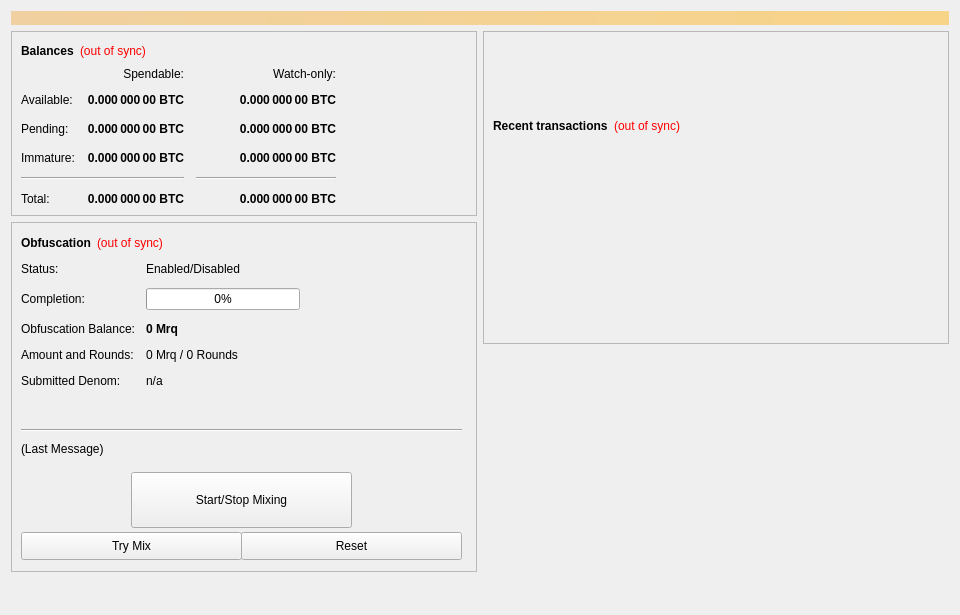
<?xml version="1.0" encoding="UTF-8"?>
<ui version="4.0">
 <class>OverviewPage</class>
 <widget class="QWidget" name="OverviewPage">
  <property name="geometry">
   <rect>
    <x>0</x>
    <y>0</y>
    <width>960</width>
    <height>615</height>
   </rect>
  </property>
  <property name="minimumSize">
   <size>
    <width>960</width>
    <height>0</height>
   </size>
  </property>
  <property name="windowTitle">
   <string>Form</string>
  </property>
  <layout class="QVBoxLayout" name="topLayout">
   <item>
    <widget class="QLabel" name="labelAlerts">
     <property name="visible">
      <bool>false</bool>
     </property>
     <property name="styleSheet">
      <string notr="true">background-color: qlineargradient(x1: 0, y1: 0, x2: 1, y2: 0, stop:0 #F0D0A0, stop:1 #F8D488); color:#000000;</string>
     </property>
     <property name="wordWrap">
      <bool>true</bool>
     </property>
     <property name="margin">
      <number>3</number>
     </property>
    </widget>
   </item>
   <item>
    <layout class="QHBoxLayout" name="horizontalLayout" stretch="1,1">
     <item>
      <layout class="QVBoxLayout" name="verticalLayout_2">
       <item>
        <widget class="QFrame" name="frame">
         <property name="frameShape">
          <enum>QFrame::StyledPanel</enum>
         </property>
         <property name="frameShadow">
          <enum>QFrame::Raised</enum>
         </property>
         <layout class="QVBoxLayout" name="verticalLayout_4">
          <item>
           <layout class="QHBoxLayout" name="horizontalLayout_4">
            <item>
             <widget class="QLabel" name="label_5">
              <property name="font">
               <font>
                <weight>75</weight>
                <bold>true</bold>
               </font>
              </property>
              <property name="text">
               <string>Balances</string>
              </property>
             </widget>
            </item>
            <item>
             <widget class="QLabel" name="labelWalletStatus">
              <property name="cursor">
               <cursorShape>WhatsThisCursor</cursorShape>
              </property>
              <property name="toolTip">
               <string>The displayed information may be out of date. Your wallet automatically synchronizes with the MRQ network after a connection is established, but this process has not completed yet.</string>
              </property>
              <property name="styleSheet">
               <string notr="true">QLabel { color: red; }</string>
              </property>
              <property name="text">
               <string notr="true">(out of sync)</string>
              </property>
              <property name="alignment">
               <set>Qt::AlignLeading|Qt::AlignLeft|Qt::AlignVCenter</set>
              </property>
             </widget>
            </item>
            <item>
             <spacer name="horizontalSpacer_3">
              <property name="orientation">
               <enum>Qt::Horizontal</enum>
              </property>
              <property name="sizeHint" stdset="0">
               <size>
                <width>40</width>
                <height>20</height>
               </size>
              </property>
             </spacer>
            </item>
           </layout>
          </item>
          <item>
           <layout class="QGridLayout" name="gridLayout">
            <property name="spacing">
             <number>12</number>
            </property>
            <item row="2" column="2">
             <widget class="QLabel" name="labelWatchPending">
              <property name="font">
               <font>
                <weight>75</weight>
                <bold>true</bold>
               </font>
              </property>
              <property name="cursor">
               <cursorShape>IBeamCursor</cursorShape>
              </property>
              <property name="toolTip">
               <string>Unconfirmed transactions to watch-only addresses</string>
              </property>
              <property name="text">
               <string notr="true">0.000 000 00 BTC</string>
              </property>
              <property name="alignment">
               <set>Qt::AlignRight|Qt::AlignTrailing|Qt::AlignVCenter</set>
              </property>
              <property name="textInteractionFlags">
               <set>Qt::LinksAccessibleByMouse|Qt::TextSelectableByKeyboard|Qt::TextSelectableByMouse</set>
              </property>
             </widget>
            </item>
            <item row="2" column="1">
             <widget class="QLabel" name="labelUnconfirmed">
              <property name="font">
               <font>
                <weight>75</weight>
                <bold>true</bold>
               </font>
              </property>
              <property name="cursor">
               <cursorShape>IBeamCursor</cursorShape>
              </property>
              <property name="toolTip">
               <string>Total of transactions that have yet to be confirmed, and do not yet count toward the spendable balance</string>
              </property>
              <property name="text">
               <string notr="true">0.000 000 00 BTC</string>
              </property>
              <property name="alignment">
               <set>Qt::AlignRight|Qt::AlignTrailing|Qt::AlignVCenter</set>
              </property>
              <property name="textInteractionFlags">
               <set>Qt::LinksAccessibleByMouse|Qt::TextSelectableByKeyboard|Qt::TextSelectableByMouse</set>
              </property>
             </widget>
            </item>
            <item row="3" column="2">
             <widget class="QLabel" name="labelWatchImmature">
              <property name="font">
               <font>
                <weight>75</weight>
                <bold>true</bold>
               </font>
              </property>
              <property name="cursor">
               <cursorShape>IBeamCursor</cursorShape>
              </property>
              <property name="toolTip">
               <string>Staked or masternode rewards in watch-only addresses that has not yet matured</string>
              </property>
              <property name="text">
               <string notr="true">0.000 000 00 BTC</string>
              </property>
              <property name="alignment">
               <set>Qt::AlignRight|Qt::AlignTrailing|Qt::AlignVCenter</set>
              </property>
              <property name="textInteractionFlags">
               <set>Qt::LinksAccessibleByMouse|Qt::TextSelectableByKeyboard|Qt::TextSelectableByMouse</set>
              </property>
             </widget>
            </item>
            <item row="4" column="0" colspan="2">
             <widget class="Line" name="lineSpendableBalance">
              <property name="orientation">
               <enum>Qt::Horizontal</enum>
              </property>
             </widget>
            </item>
            <item row="4" column="2">
             <widget class="Line" name="lineWatchBalance">
              <property name="sizePolicy">
               <sizepolicy hsizetype="Preferred" vsizetype="Fixed">
                <horstretch>0</horstretch>
                <verstretch>0</verstretch>
               </sizepolicy>
              </property>
              <property name="minimumSize">
               <size>
                <width>140</width>
                <height>0</height>
               </size>
              </property>
              <property name="orientation">
               <enum>Qt::Horizontal</enum>
              </property>
             </widget>
            </item>
            <item row="5" column="0">
             <widget class="QLabel" name="labelTotalText">
              <property name="text">
               <string>Total:</string>
              </property>
             </widget>
            </item>
            <item row="3" column="1">
             <widget class="QLabel" name="labelImmature">
              <property name="font">
               <font>
                <weight>75</weight>
                <bold>true</bold>
               </font>
              </property>
              <property name="cursor">
               <cursorShape>IBeamCursor</cursorShape>
              </property>
              <property name="toolTip">
               <string>Staked or masternode rewards that has not yet matured</string>
              </property>
              <property name="text">
               <string notr="true">0.000 000 00 BTC</string>
              </property>
              <property name="alignment">
               <set>Qt::AlignRight|Qt::AlignTrailing|Qt::AlignVCenter</set>
              </property>
              <property name="textInteractionFlags">
               <set>Qt::LinksAccessibleByMouse|Qt::TextSelectableByKeyboard|Qt::TextSelectableByMouse</set>
              </property>
             </widget>
            </item>
            <item row="2" column="3">
             <spacer name="horizontalSpacer_2">
              <property name="orientation">
               <enum>Qt::Horizontal</enum>
              </property>
              <property name="sizeHint" stdset="0">
               <size>
                <width>40</width>
                <height>20</height>
               </size>
              </property>
             </spacer>
            </item>
            <item row="3" column="0">
             <widget class="QLabel" name="labelImmatureText">
              <property name="text">
               <string>Immature:</string>
              </property>
             </widget>
            </item>
            <item row="5" column="1">
             <widget class="QLabel" name="labelTotal">
              <property name="font">
               <font>
                <weight>75</weight>
                <bold>true</bold>
               </font>
              </property>
              <property name="cursor">
               <cursorShape>IBeamCursor</cursorShape>
              </property>
              <property name="toolTip">
               <string>Your current total balance</string>
              </property>
              <property name="text">
               <string notr="true">0.000 000 00 BTC</string>
              </property>
              <property name="alignment">
               <set>Qt::AlignRight|Qt::AlignTrailing|Qt::AlignVCenter</set>
              </property>
              <property name="textInteractionFlags">
               <set>Qt::LinksAccessibleByMouse|Qt::TextSelectableByKeyboard|Qt::TextSelectableByMouse</set>
              </property>
             </widget>
            </item>
            <item row="5" column="2">
             <widget class="QLabel" name="labelWatchTotal">
              <property name="font">
               <font>
                <weight>75</weight>
                <bold>true</bold>
               </font>
              </property>
              <property name="cursor">
               <cursorShape>IBeamCursor</cursorShape>
              </property>
              <property name="toolTip">
               <string>Current total balance in watch-only addresses</string>
              </property>
              <property name="text">
               <string notr="true">0.000 000 00 BTC</string>
              </property>
              <property name="alignment">
               <set>Qt::AlignRight|Qt::AlignTrailing|Qt::AlignVCenter</set>
              </property>
              <property name="textInteractionFlags">
               <set>Qt::LinksAccessibleByMouse|Qt::TextSelectableByKeyboard|Qt::TextSelectableByMouse</set>
              </property>
             </widget>
            </item>
            <item row="0" column="2">
             <widget class="QLabel" name="labelWatchonly">
              <property name="text">
               <string>Watch-only:</string>
              </property>
              <property name="alignment">
               <set>Qt::AlignRight|Qt::AlignTrailing|Qt::AlignVCenter</set>
              </property>
             </widget>
            </item>
            <item row="1" column="0">
             <widget class="QLabel" name="labelBalanceText">
              <property name="text">
               <string>Available:</string>
              </property>
             </widget>
            </item>
            <item row="1" column="1">
             <widget class="QLabel" name="labelBalance">
              <property name="font">
               <font>
                <weight>75</weight>
                <bold>true</bold>
               </font>
              </property>
              <property name="cursor">
               <cursorShape>IBeamCursor</cursorShape>
              </property>
              <property name="toolTip">
               <string>Your current spendable balance</string>
              </property>
              <property name="text">
               <string notr="true">0.000 000 00 BTC</string>
              </property>
              <property name="alignment">
               <set>Qt::AlignRight|Qt::AlignTrailing|Qt::AlignVCenter</set>
              </property>
              <property name="textInteractionFlags">
               <set>Qt::LinksAccessibleByMouse|Qt::TextSelectableByKeyboard|Qt::TextSelectableByMouse</set>
              </property>
             </widget>
            </item>
            <item row="1" column="2">
             <widget class="QLabel" name="labelWatchAvailable">
              <property name="font">
               <font>
                <weight>75</weight>
                <bold>true</bold>
               </font>
              </property>
              <property name="cursor">
               <cursorShape>IBeamCursor</cursorShape>
              </property>
              <property name="toolTip">
               <string>Your current balance in watch-only addresses</string>
              </property>
              <property name="text">
               <string notr="true">0.000 000 00 BTC</string>
              </property>
              <property name="alignment">
               <set>Qt::AlignRight|Qt::AlignTrailing|Qt::AlignVCenter</set>
              </property>
              <property name="textInteractionFlags">
               <set>Qt::LinksAccessibleByMouse|Qt::TextSelectableByKeyboard|Qt::TextSelectableByMouse</set>
              </property>
             </widget>
            </item>
            <item row="2" column="0">
             <widget class="QLabel" name="labelPendingText">
              <property name="text">
               <string>Pending:</string>
              </property>
             </widget>
            </item>
            <item row="0" column="1">
             <widget class="QLabel" name="labelSpendable">
              <property name="text">
               <string>Spendable:</string>
              </property>
              <property name="alignment">
               <set>Qt::AlignRight|Qt::AlignTrailing|Qt::AlignVCenter</set>
              </property>
             </widget>
            </item>
           </layout>
          </item>
         </layout>
        </widget>
       </item>
       <item>
        <widget class="QFrame" name="frameObfuscation">
         <property name="minimumSize">
          <size>
           <width>0</width>
           <height>350</height>
          </size>
         </property>
         <property name="layoutDirection">
          <enum>Qt::LeftToRight</enum>
         </property>
         <property name="frameShape">
          <enum>QFrame::StyledPanel</enum>
         </property>
         <property name="frameShadow">
          <enum>QFrame::Raised</enum>
         </property>
         <widget class="QWidget" name="formLayoutWidget">
          <property name="geometry">
           <rect>
            <x>10</x>
            <y>40</y>
            <width>451</width>
            <height>161</height>
           </rect>
          </property>
          <layout class="QFormLayout" name="formLayout">
           <property name="fieldGrowthPolicy">
            <enum>QFormLayout::AllNonFixedFieldsGrow</enum>
           </property>
           <property name="horizontalSpacing">
            <number>11</number>
           </property>
           <property name="verticalSpacing">
            <number>12</number>
           </property>
           <item row="0" column="0">
            <widget class="QLabel" name="label_6">
             <property name="text">
              <string>Status:</string>
             </property>
            </widget>
           </item>
           <item row="1" column="0">
            <widget class="QLabel" name="label_7">
             <property name="text">
              <string>Completion:</string>
             </property>
            </widget>
           </item>
           <item row="1" column="1">
            <widget class="QProgressBar" name="obfuscationProgress">
             <property name="maximumSize">
              <size>
               <width>154</width>
               <height>16777215</height>
              </size>
             </property>
             <property name="value">
              <number>0</number>
             </property>
            </widget>
           </item>
           <item row="2" column="0">
            <widget class="QLabel" name="labelAnonymizedText">
             <property name="text">
              <string>Obfuscation Balance:</string>
             </property>
            </widget>
           </item>
           <item row="2" column="1">
            <widget class="QLabel" name="labelAnonymized">
             <property name="font">
              <font>
               <weight>75</weight>
               <bold>true</bold>
              </font>
             </property>
             <property name="text">
              <string notr="true">0 Mrq</string>
             </property>
            </widget>
           </item>
           <item row="3" column="0">
            <widget class="QLabel" name="label_8">
             <property name="text">
              <string>Amount and Rounds:</string>
             </property>
            </widget>
           </item>
           <item row="3" column="1">
            <widget class="QLabel" name="labelAmountRounds">
             <property name="text">
              <string>0 Mrq / 0 Rounds</string>
             </property>
            </widget>
           </item>
           <item row="4" column="0">
            <widget class="QLabel" name="label_9">
             <property name="text">
              <string>Submitted Denom:</string>
             </property>
            </widget>
           </item>
           <item row="4" column="1">
            <widget class="QLabel" name="labelSubmittedDenom">
             <property name="toolTip">
              <string>The denominations you submitted to the Masternode.&lt;br&gt;To mix, other users must submit the exact same denominations.</string>
             </property>
             <property name="text">
              <string>n/a</string>
             </property>
            </widget>
           </item>
           <item row="0" column="1">
            <widget class="QLabel" name="obfuscationEnabled">
             <property name="text">
              <string>Enabled/Disabled</string>
             </property>
            </widget>
           </item>
          </layout>
         </widget>
         <widget class="QPushButton" name="runAutoDenom">
          <property name="geometry">
           <rect>
            <x>251</x>
            <y>17</y>
            <width>1</width>
            <height>1</height>
           </rect>
          </property>
          <property name="palette">
           <palette>
            <active>
             <colorrole role="WindowText">
              <brush brushstyle="SolidPattern">
               <color alpha="255">
                <red>0</red>
                <green>0</green>
                <blue>0</blue>
               </color>
              </brush>
             </colorrole>
             <colorrole role="Button">
              <brush brushstyle="SolidPattern">
               <color alpha="255">
                <red>239</red>
                <green>238</green>
                <blue>238</blue>
               </color>
              </brush>
             </colorrole>
             <colorrole role="Light">
              <brush brushstyle="SolidPattern">
               <color alpha="255">
                <red>255</red>
                <green>255</green>
                <blue>255</blue>
               </color>
              </brush>
             </colorrole>
             <colorrole role="Midlight">
              <brush brushstyle="SolidPattern">
               <color alpha="255">
                <red>247</red>
                <green>246</green>
                <blue>246</blue>
               </color>
              </brush>
             </colorrole>
             <colorrole role="Dark">
              <brush brushstyle="SolidPattern">
               <color alpha="255">
                <red>119</red>
                <green>119</green>
                <blue>119</blue>
               </color>
              </brush>
             </colorrole>
             <colorrole role="Mid">
              <brush brushstyle="SolidPattern">
               <color alpha="255">
                <red>159</red>
                <green>159</green>
                <blue>159</blue>
               </color>
              </brush>
             </colorrole>
             <colorrole role="Text">
              <brush brushstyle="SolidPattern">
               <color alpha="255">
                <red>0</red>
                <green>0</green>
                <blue>0</blue>
               </color>
              </brush>
             </colorrole>
             <colorrole role="BrightText">
              <brush brushstyle="SolidPattern">
               <color alpha="255">
                <red>255</red>
                <green>255</green>
                <blue>255</blue>
               </color>
              </brush>
             </colorrole>
             <colorrole role="ButtonText">
              <brush brushstyle="SolidPattern">
               <color alpha="255">
                <red>0</red>
                <green>0</green>
                <blue>0</blue>
               </color>
              </brush>
             </colorrole>
             <colorrole role="Base">
              <brush brushstyle="SolidPattern">
               <color alpha="255">
                <red>255</red>
                <green>255</green>
                <blue>255</blue>
               </color>
              </brush>
             </colorrole>
             <colorrole role="Window">
              <brush brushstyle="SolidPattern">
               <color alpha="255">
                <red>239</red>
                <green>238</green>
                <blue>238</blue>
               </color>
              </brush>
             </colorrole>
             <colorrole role="Shadow">
              <brush brushstyle="SolidPattern">
               <color alpha="255">
                <red>0</red>
                <green>0</green>
                <blue>0</blue>
               </color>
              </brush>
             </colorrole>
             <colorrole role="AlternateBase">
              <brush brushstyle="SolidPattern">
               <color alpha="255">
                <red>247</red>
                <green>246</green>
                <blue>246</blue>
               </color>
              </brush>
             </colorrole>
             <colorrole role="ToolTipBase">
              <brush brushstyle="SolidPattern">
               <color alpha="255">
                <red>255</red>
                <green>255</green>
                <blue>220</blue>
               </color>
              </brush>
             </colorrole>
             <colorrole role="ToolTipText">
              <brush brushstyle="SolidPattern">
               <color alpha="255">
                <red>0</red>
                <green>0</green>
                <blue>0</blue>
               </color>
              </brush>
             </colorrole>
            </active>
            <inactive>
             <colorrole role="WindowText">
              <brush brushstyle="SolidPattern">
               <color alpha="255">
                <red>0</red>
                <green>0</green>
                <blue>0</blue>
               </color>
              </brush>
             </colorrole>
             <colorrole role="Button">
              <brush brushstyle="SolidPattern">
               <color alpha="255">
                <red>239</red>
                <green>238</green>
                <blue>238</blue>
               </color>
              </brush>
             </colorrole>
             <colorrole role="Light">
              <brush brushstyle="SolidPattern">
               <color alpha="255">
                <red>255</red>
                <green>255</green>
                <blue>255</blue>
               </color>
              </brush>
             </colorrole>
             <colorrole role="Midlight">
              <brush brushstyle="SolidPattern">
               <color alpha="255">
                <red>247</red>
                <green>246</green>
                <blue>246</blue>
               </color>
              </brush>
             </colorrole>
             <colorrole role="Dark">
              <brush brushstyle="SolidPattern">
               <color alpha="255">
                <red>119</red>
                <green>119</green>
                <blue>119</blue>
               </color>
              </brush>
             </colorrole>
             <colorrole role="Mid">
              <brush brushstyle="SolidPattern">
               <color alpha="255">
                <red>159</red>
                <green>159</green>
                <blue>159</blue>
               </color>
              </brush>
             </colorrole>
             <colorrole role="Text">
              <brush brushstyle="SolidPattern">
               <color alpha="255">
                <red>0</red>
                <green>0</green>
                <blue>0</blue>
               </color>
              </brush>
             </colorrole>
             <colorrole role="BrightText">
              <brush brushstyle="SolidPattern">
               <color alpha="255">
                <red>255</red>
                <green>255</green>
                <blue>255</blue>
               </color>
              </brush>
             </colorrole>
             <colorrole role="ButtonText">
              <brush brushstyle="SolidPattern">
               <color alpha="255">
                <red>0</red>
                <green>0</green>
                <blue>0</blue>
               </color>
              </brush>
             </colorrole>
             <colorrole role="Base">
              <brush brushstyle="SolidPattern">
               <color alpha="255">
                <red>255</red>
                <green>255</green>
                <blue>255</blue>
               </color>
              </brush>
             </colorrole>
             <colorrole role="Window">
              <brush brushstyle="SolidPattern">
               <color alpha="255">
                <red>239</red>
                <green>238</green>
                <blue>238</blue>
               </color>
              </brush>
             </colorrole>
             <colorrole role="Shadow">
              <brush brushstyle="SolidPattern">
               <color alpha="255">
                <red>0</red>
                <green>0</green>
                <blue>0</blue>
               </color>
              </brush>
             </colorrole>
             <colorrole role="AlternateBase">
              <brush brushstyle="SolidPattern">
               <color alpha="255">
                <red>247</red>
                <green>246</green>
                <blue>246</blue>
               </color>
              </brush>
             </colorrole>
             <colorrole role="ToolTipBase">
              <brush brushstyle="SolidPattern">
               <color alpha="255">
                <red>255</red>
                <green>255</green>
                <blue>220</blue>
               </color>
              </brush>
             </colorrole>
             <colorrole role="ToolTipText">
              <brush brushstyle="SolidPattern">
               <color alpha="255">
                <red>0</red>
                <green>0</green>
                <blue>0</blue>
               </color>
              </brush>
             </colorrole>
            </inactive>
            <disabled>
             <colorrole role="WindowText">
              <brush brushstyle="SolidPattern">
               <color alpha="255">
                <red>119</red>
                <green>119</green>
                <blue>119</blue>
               </color>
              </brush>
             </colorrole>
             <colorrole role="Button">
              <brush brushstyle="SolidPattern">
               <color alpha="255">
                <red>239</red>
                <green>238</green>
                <blue>238</blue>
               </color>
              </brush>
             </colorrole>
             <colorrole role="Light">
              <brush brushstyle="SolidPattern">
               <color alpha="255">
                <red>255</red>
                <green>255</green>
                <blue>255</blue>
               </color>
              </brush>
             </colorrole>
             <colorrole role="Midlight">
              <brush brushstyle="SolidPattern">
               <color alpha="255">
                <red>247</red>
                <green>246</green>
                <blue>246</blue>
               </color>
              </brush>
             </colorrole>
             <colorrole role="Dark">
              <brush brushstyle="SolidPattern">
               <color alpha="255">
                <red>119</red>
                <green>119</green>
                <blue>119</blue>
               </color>
              </brush>
             </colorrole>
             <colorrole role="Mid">
              <brush brushstyle="SolidPattern">
               <color alpha="255">
                <red>159</red>
                <green>159</green>
                <blue>159</blue>
               </color>
              </brush>
             </colorrole>
             <colorrole role="Text">
              <brush brushstyle="SolidPattern">
               <color alpha="255">
                <red>119</red>
                <green>119</green>
                <blue>119</blue>
               </color>
              </brush>
             </colorrole>
             <colorrole role="BrightText">
              <brush brushstyle="SolidPattern">
               <color alpha="255">
                <red>255</red>
                <green>255</green>
                <blue>255</blue>
               </color>
              </brush>
             </colorrole>
             <colorrole role="ButtonText">
              <brush brushstyle="SolidPattern">
               <color alpha="255">
                <red>119</red>
                <green>119</green>
                <blue>119</blue>
               </color>
              </brush>
             </colorrole>
             <colorrole role="Base">
              <brush brushstyle="SolidPattern">
               <color alpha="255">
                <red>239</red>
                <green>238</green>
                <blue>238</blue>
               </color>
              </brush>
             </colorrole>
             <colorrole role="Window">
              <brush brushstyle="SolidPattern">
               <color alpha="255">
                <red>239</red>
                <green>238</green>
                <blue>238</blue>
               </color>
              </brush>
             </colorrole>
             <colorrole role="Shadow">
              <brush brushstyle="SolidPattern">
               <color alpha="255">
                <red>0</red>
                <green>0</green>
                <blue>0</blue>
               </color>
              </brush>
             </colorrole>
             <colorrole role="AlternateBase">
              <brush brushstyle="SolidPattern">
               <color alpha="255">
                <red>239</red>
                <green>238</green>
                <blue>238</blue>
               </color>
              </brush>
             </colorrole>
             <colorrole role="ToolTipBase">
              <brush brushstyle="SolidPattern">
               <color alpha="255">
                <red>255</red>
                <green>255</green>
                <blue>220</blue>
               </color>
              </brush>
             </colorrole>
             <colorrole role="ToolTipText">
              <brush brushstyle="SolidPattern">
               <color alpha="255">
                <red>0</red>
                <green>0</green>
                <blue>0</blue>
               </color>
              </brush>
             </colorrole>
            </disabled>
           </palette>
          </property>
          <property name="focusPolicy">
           <enum>Qt::NoFocus</enum>
          </property>
          <property name="autoFillBackground">
           <bool>true</bool>
          </property>
          <property name="text">
           <string/>
          </property>
          <property name="flat">
           <bool>true</bool>
          </property>
         </widget>
         <widget class="QPushButton" name="toggleObfuscation">
          <property name="geometry">
           <rect>
            <x>120</x>
            <y>250</y>
            <width>221</width>
            <height>56</height>
           </rect>
          </property>
          <property name="sizePolicy">
           <sizepolicy hsizetype="MinimumExpanding" vsizetype="Fixed">
            <horstretch>0</horstretch>
            <verstretch>0</verstretch>
           </sizepolicy>
          </property>
          <property name="text">
           <string>Start/Stop Mixing</string>
          </property>
         </widget>
         <widget class="Line" name="lineLastMessage">
          <property name="geometry">
           <rect>
            <x>10</x>
            <y>200</y>
            <width>441</width>
            <height>16</height>
           </rect>
          </property>
          <property name="orientation">
           <enum>Qt::Horizontal</enum>
          </property>
         </widget>
         <widget class="QLabel" name="obfuscationStatus">
          <property name="geometry">
           <rect>
            <x>10</x>
            <y>220</y>
            <width>451</width>
            <height>61</height>
           </rect>
          </property>
          <property name="minimumSize">
           <size>
            <width>288</width>
            <height>43</height>
           </size>
          </property>
          <property name="text">
           <string>(Last Message)</string>
          </property>
          <property name="alignment">
           <set>Qt::AlignLeading|Qt::AlignLeft|Qt::AlignTop</set>
          </property>
          <property name="wordWrap">
           <bool>true</bool>
          </property>
         </widget>
         <widget class="QPushButton" name="obfuscationAuto">
          <property name="geometry">
           <rect>
            <x>10</x>
            <y>310</y>
            <width>221</width>
            <height>28</height>
           </rect>
          </property>
          <property name="sizePolicy">
           <sizepolicy hsizetype="MinimumExpanding" vsizetype="Fixed">
            <horstretch>0</horstretch>
            <verstretch>0</verstretch>
           </sizepolicy>
          </property>
          <property name="toolTip">
           <string>Try to manually submit a Obfuscation request.</string>
          </property>
          <property name="text">
           <string>Try Mix</string>
          </property>
         </widget>
         <widget class="QPushButton" name="obfuscationReset">
          <property name="geometry">
           <rect>
            <x>230</x>
            <y>310</y>
            <width>221</width>
            <height>28</height>
           </rect>
          </property>
          <property name="sizePolicy">
           <sizepolicy hsizetype="MinimumExpanding" vsizetype="Fixed">
            <horstretch>0</horstretch>
            <verstretch>0</verstretch>
           </sizepolicy>
          </property>
          <property name="toolTip">
           <string>Reset the current status of Obfuscation (can interrupt Obfuscation if it's in the process of Mixing, which can cost you money!)</string>
          </property>
          <property name="autoFillBackground">
           <bool>false</bool>
          </property>
          <property name="text">
           <string>Reset</string>
          </property>
         </widget>
         <widget class="QWidget" name="layoutWidget">
          <property name="geometry">
           <rect>
            <x>10</x>
            <y>10</y>
            <width>431</width>
            <height>22</height>
           </rect>
          </property>
          <layout class="QHBoxLayout" name="horizontalLayout_5">
           <item>
            <widget class="QLabel" name="label_2">
             <property name="font">
              <font>
               <weight>75</weight>
               <bold>true</bold>
              </font>
             </property>
             <property name="text">
              <string>Obfuscation</string>
             </property>
            </widget>
           </item>
           <item>
            <widget class="QLabel" name="labelObfuscationSyncStatus">
             <property name="toolTip">
              <string>The displayed information may be out of date. Your wallet automatically synchronizes with the MRQ network after a connection is established, but this process has not completed yet.</string>
             </property>
             <property name="styleSheet">
              <string notr="true">QLabel { color: red; }</string>
             </property>
             <property name="text">
              <string notr="true">(out of sync)</string>
             </property>
             <property name="alignment">
              <set>Qt::AlignLeading|Qt::AlignLeft|Qt::AlignVCenter</set>
             </property>
            </widget>
           </item>
           <item>
            <spacer name="horizontalSpacer_4">
             <property name="orientation">
              <enum>Qt::Horizontal</enum>
             </property>
             <property name="sizeHint" stdset="0">
              <size>
               <width>40</width>
               <height>20</height>
              </size>
             </property>
            </spacer>
           </item>
          </layout>
         </widget>
        </widget>
       </item>
       <item>
        <spacer name="verticalSpacer">
         <property name="orientation">
          <enum>Qt::Vertical</enum>
         </property>
         <property name="sizeHint" stdset="0">
          <size>
           <width>20</width>
           <height>40</height>
          </size>
         </property>
        </spacer>
       </item>
      </layout>
     </item>
     <item>
      <layout class="QVBoxLayout" name="verticalLayout_3">
       <item>
        <widget class="QFrame" name="frame_2">
         <property name="frameShape">
          <enum>QFrame::StyledPanel</enum>
         </property>
         <property name="frameShadow">
          <enum>QFrame::Raised</enum>
         </property>
         <layout class="QVBoxLayout" name="verticalLayout">
          <item>
           <spacer name="verticalSpacer_3">
            <property name="orientation">
             <enum>Qt::Vertical</enum>
            </property>
            <property name="sizeType">
             <enum>QSizePolicy::Fixed</enum>
            </property>
            <property name="sizeHint" stdset="0">
             <size>
              <width>20</width>
              <height>75</height>
             </size>
            </property>
           </spacer>
          </item>
          <item>
           <layout class="QHBoxLayout" name="horizontalLayout_2">
            <item>
             <widget class="QLabel" name="label_4">
              <property name="font">
               <font>
                <weight>75</weight>
                <bold>true</bold>
               </font>
              </property>
              <property name="text">
               <string>Recent transactions</string>
              </property>
             </widget>
            </item>
            <item>
             <widget class="QLabel" name="labelTransactionsStatus">
              <property name="cursor">
               <cursorShape>WhatsThisCursor</cursorShape>
              </property>
              <property name="toolTip">
               <string>The displayed information may be out of date. Your wallet automatically synchronizes with the MRQ network after a connection is established, but this process has not completed yet.</string>
              </property>
              <property name="styleSheet">
               <string notr="true">QLabel { color: red; }</string>
              </property>
              <property name="text">
               <string notr="true">(out of sync)</string>
              </property>
              <property name="alignment">
               <set>Qt::AlignRight|Qt::AlignTrailing|Qt::AlignVCenter</set>
              </property>
             </widget>
            </item>
            <item>
             <spacer name="horizontalSpacer">
              <property name="orientation">
               <enum>Qt::Horizontal</enum>
              </property>
              <property name="sizeHint" stdset="0">
               <size>
                <width>40</width>
                <height>20</height>
               </size>
              </property>
             </spacer>
            </item>
           </layout>
          </item>
          <item>
           <widget class="QListView" name="listTransactions">
            <property name="styleSheet">
             <string notr="true">QListView { background: transparent; }</string>
            </property>
            <property name="frameShape">
             <enum>QFrame::NoFrame</enum>
            </property>
            <property name="verticalScrollBarPolicy">
             <enum>Qt::ScrollBarAlwaysOff</enum>
            </property>
            <property name="horizontalScrollBarPolicy">
             <enum>Qt::ScrollBarAlwaysOff</enum>
            </property>
            <property name="selectionMode">
             <enum>QAbstractItemView::NoSelection</enum>
            </property>
           </widget>
          </item>
         </layout>
        </widget>
       </item>
       <item>
        <spacer name="verticalSpacer_2">
         <property name="orientation">
          <enum>Qt::Vertical</enum>
         </property>
         <property name="sizeType">
          <enum>QSizePolicy::Expanding</enum>
         </property>
         <property name="sizeHint" stdset="0">
          <size>
           <width>20</width>
           <height>40</height>
          </size>
         </property>
        </spacer>
       </item>
      </layout>
     </item>
    </layout>
   </item>
  </layout>
 </widget>
 <resources/>
 <connections/>
</ui>
